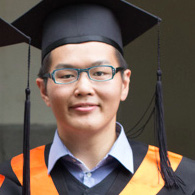
%> input picture assignment_ch6/sample1.png, 195 x 195 px
$ octave --eval "skin_detect;"   (GNU Octave 9; MATLAB toolbox functions it lacks are replaced by stand-ins)
%> lines starting %> are read from the running program, lines starting %| are printed output that depends on the picture; in (x1, y1, x2, y2) boxes, pixels count from 0 and x2, y2 are one past the last pixel; in counts of white or black regions, pixels touching at a corner belong together; the program's own positions count from 1
### assignment_ch6/skin_detect_gen.m
%
% Copyright (C) 2014  Che-Hsun Liu  <chehsunliu@gmail.com>
%
% This program is free software: you can redistribute it and/or modify
% it under the terms of the GNU General Public License as published by
% the Free Software Foundation, either version 3 of the License, or
% (at your option) any later version.
%
% This program is distributed in the hope that it will be useful,
% but WITHOUT ANY WARRANTY; without even the implied warranty of
% MERCHANTABILITY or FITNESS FOR A PARTICULAR PURPOSE.  See the
% GNU General Public License for more details.
%
% You should have received a copy of the GNU General Public License
% along with this program.  If not, see [http://www.gnu.org/licenses/].
%

% 2: is skin
% 1: is not skin

function [posterior] = skin_detect_gen(x_train, x_test, K)

  % Parameters
  dim = 3; % RGB
  I = size(x_train, 1);

  % Classify the training data into two sets. One is skin and
  % the other is not skin.
  x_train_per_class = cell(1, K);
  class_counts = zeros(1, K);
  for k = 1 : K
    idx = find(x_train(:, end) == k);
    x_train_per_class{k} = double(x_train(idx, 1 : end - 1));
    class_counts(k) = size(x_train_per_class{k}, 1);
  end

  % Calculate the mean and covariance matrix of the training data
  % for every class.
  mu = zeros(K, dim);
  cv = cell(1, K);
  lambda = zeros(K, 1);
  for k = 1 : K
    mu(k, :) = mean(x_train_per_class{k});
    cv{k} = cov(x_train_per_class{k});
    lambda(k) = class_counts(k) / I;
  end

  % Compute likelihoods for each observation of testing data.
  x_test = double(x_test);
  likelihoods = zeros(size(x_test, 1), K);
  for k = 1 : K
    likelihoods(:, k) = mvnpdf(x_test, mu(k, :), cv{k});
  end

  % Compute the posterior.
  denominator = 1 ./ (likelihoods * lambda);
  posterior = likelihoods * diag(lambda) .* repmat(denominator, 1, K);

end

### assignment_ch6/skin_detect.m
%
% Copyright (C) 2014  Che-Hsun Liu  <chehsunliu@gmail.com>
%
% This program is free software: you can redistribute it and/or modify
% it under the terms of the GNU General Public License as published by
% the Free Software Foundation, either version 3 of the License, or
% (at your option) any later version.
%
% This program is distributed in the hope that it will be useful,
% but WITHOUT ANY WARRANTY; without even the implied warranty of
% MERCHANTABILITY or FITNESS FOR A PARTICULAR PURPOSE.  See the
% GNU General Public License for more details.
%
% You should have received a copy of the GNU General Public License
% along with this program.  If not, see [http://www.gnu.org/licenses/].
%

function skin_detect()

  % Parameters
  image_file    = 'sample1.png';          % 195 x 195 x 3
  label_file    = 'sample1_labeled.png';  % 195 x 195 x 3
  test_file     = 'test1.png';            % 720 x 480 x 3
  test_out_file = 'test1_out.png';        % 720 x 480 x 3

  % Load the training image, labeled image, and testing image.
  % Note that the labeled image is converted to binary. 1 means
  % not skin and 2 means skin.
  im = imread(image_file);
%> im is the input picture: size 195x195x3 uint8; mean R, G, B 105.6, 92.1, 82.8
  im_label = rgb2gray(imread(label_file));
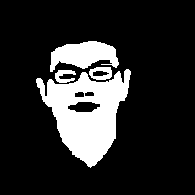
%> input picture assignment_ch6/sample1_labeled.png, 195 x 195 px
%> im_label: size 195x195 uint8; 17.2% white; 4 white regions, box (x1, y1, x2, y2) and area: (36, 69, 131, 168) 4830, (50, 41, 119, 72) 1340, (89, 67, 112, 80) 196, (55, 70, 76, 83) 164
  im_label = (im_label > 128) + 1; % Binarized
  [rows cols] = size(im_label);
%> rows = 195; cols = 195
  im_test = imread(test_file);
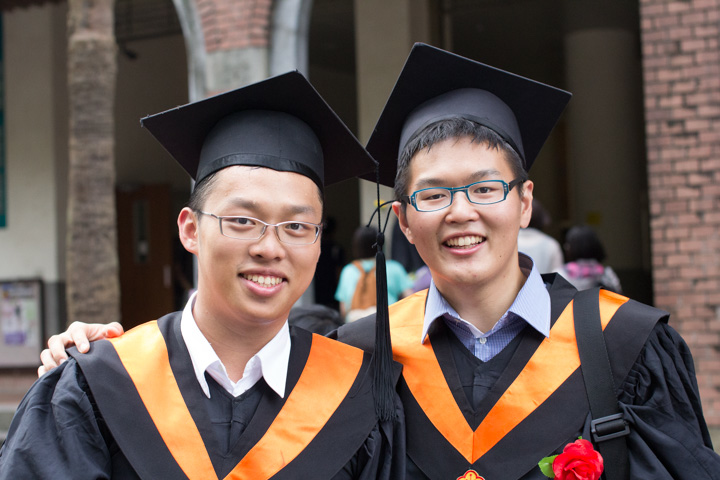
%> input picture assignment_ch6/test1.png, 720 x 480 px
%> im_test is the input picture: size 480x720x3 uint8; mean R, G, B 103.4, 88.1, 82
  [rows_test cols_test dump] = size(im_test);
%> rows_test = 480; cols_test = 720; dump = 3

  % Organize the training data and testing data.
  x_train = [reshape(im, rows * cols, 3) reshape(im_label, rows * cols, 1)];
  x_test = reshape(im_test, rows_test * cols_test, 3);

  % Generative model
  posterior = skin_detect_gen(x_train, x_test, 2);
%> after the loop in skin_detect_gen, `for k = 1 : K`: class_counts = [31495 6530]; x_train_per_class = 2 items
%> after the loop in skin_detect_gen, `for k = 1 : K`: cv = {[4207.7 3215.7 2197.3; 3215.7 2841.2 2275.9; 2197.3 2275.9 2354.5], [1985.6 2280.2 2340.5; 2280.2 2750.7 2854.3; 2340.5 2854.3 3002.8]}; lambda = [0.828; 0.172]; mu = [86.35 78.1 70.46; 198.6 159.7 142.4]
  x_test = (posterior(:, 1) < posterior(:, 2)) * 255;
  x_test = reshape(x_test, rows_test, cols_test);
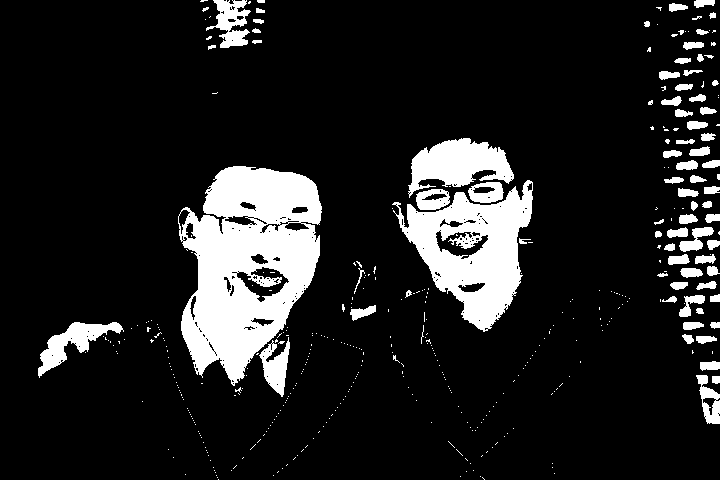
%> x_test: size 480x720 double; 13.2% white; 422 white regions (346 under 20 px), largest, box (x1, y1, x2, y2) and area: (178, 166, 322, 386) 19562, (392, 180, 533, 332) 10079, (408, 138, 514, 198) 3555
  figure(1);
  imshow(uint8(x_test));
  imwrite(uint8(x_test), test_out_file);

end
